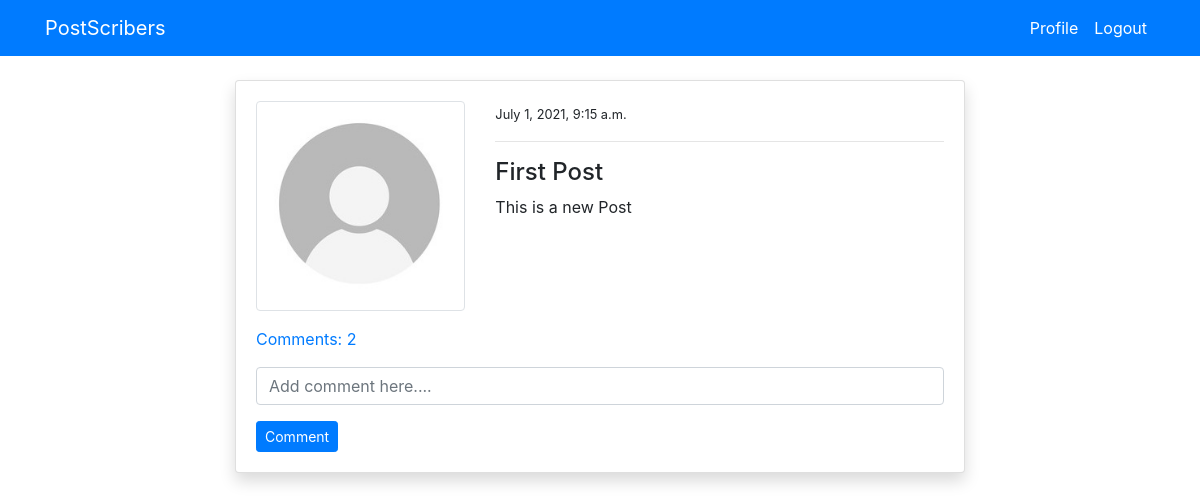
The app's page /post_detail/1/ (signed in) with its own data.
### blog/models.py (models this page shows, shortened)
class PostModel(models.Model):
    title = models.CharField(max_length=100)
    content = models.TextField()
    author = models.ForeignKey(User, on_delete=models.CASCADE)
    date_created = models.DateTimeField(auto_now_add=True)
    class Meta:
        ordering = ('-date_created',)
    def comment_count(self):
        return self.comment_set.all().count()
    def comments(self):
        return self.comment_set.all()

### users/models.py (models this page shows, shortened)
class ProfileModel(models.Model):
    user = models.OneToOneField(User, on_delete=models.CASCADE)
    image = models.ImageField(default='default.jpg', upload_to='profile', validators=[
                              FileExtensionValidator(['png', 'jpg'])])

### blog/views.py (the view)
# urls.py: path('post_detail/<int:pk>/', views.post_detail, name='blog-post-detail'),
@login_required
def post_detail(request, pk):
    post = PostModel.objects.get(id=pk)
    if request.method == 'POST':
        c_form = CommentForm(request.POST)
        if c_form.is_valid():
            instance = c_form.save(commit=False)
            instance.user = request.user
            instance.post = post
            instance.save()
            return redirect('blog-post-detail', pk=post.id)
    else:
        c_form = CommentForm()
    context = {
        'post': post,
        'c_form': c_form,
    }
    return render(request, 'blog/post_detail.html', context)

### blog/forms.py
class CommentForm(forms.ModelForm):
    content = forms.CharField(
        label='', widget=forms.TextInput(attrs={'placeholder': 'Add comment here....'}))
    class Meta:
        model = Comment
        fields = ('content',)

### templates/blog/post_detail.html (shortened to what this page needs)
{% extends 'partials/base.html' %}
{% load crispy_forms_tags %}
{% block content %}
<div class="container">
    <div class="row mt-5 pt-3">
        <div class="col-md-8 offset-md-2">
            <div class="card my-3 shadow">
                <div class="card-body">
                    <div class="row">
                        <div class="col-md-4">
                            <img class="img-thumbnail" src="{{ post.author.profilemodel.image.url }}" alt="profile-img">
                        </div>
                        <div class="col-md-8">
                            <small>{{ post.date_created }}</small>
                            <hr>
                            <h4>{{ post.title }}</h4>
                            <p>
                                {{ post.content }}
                            </p>
                        </div>
                    </div>
                    <p class="mt-3">
                        <a class="" data-toggle="collapse" href="#collapseExample" role="button" aria-expanded="false"
                            aria-controls="collapseExample">
                            Comments: {{ post.comment_count }}
                        </a>
                    </p>
                    <form method="POST">
                        {{ c_form|crispy }}
                        <input class="btn btn-primary btn-sm" type="submit" value="Comment">
                    </form>
                </div>
            </div>
        </div>
    </div>
</div>
{% endblock %}

### records on screen
PostModel: author.profilemodel.image (placeholder picture), date_created "July 1, 2021, 9:15 a.m.", title "First Post", content "This is a new Post", comment_count "2"
